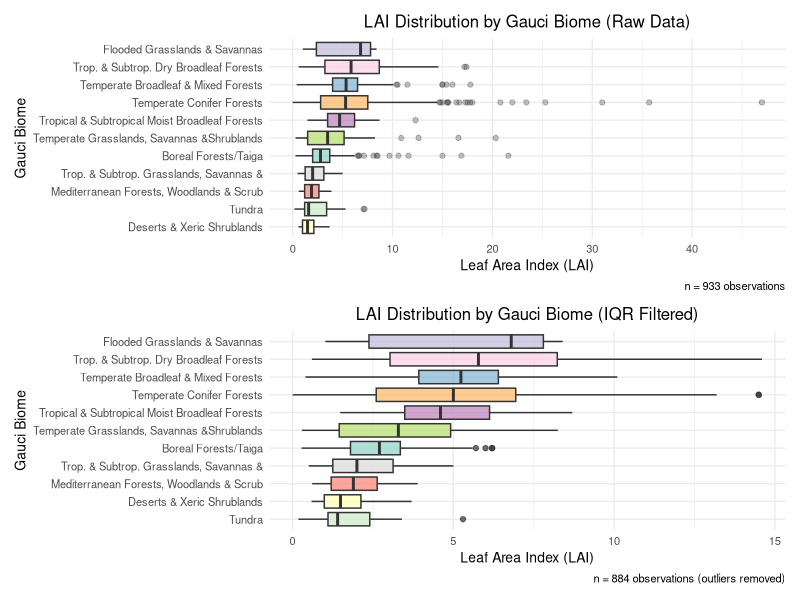
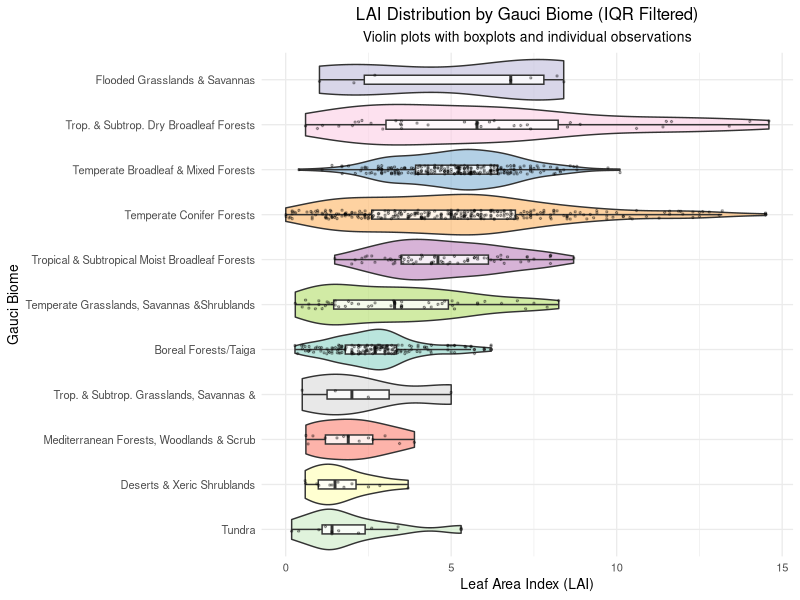
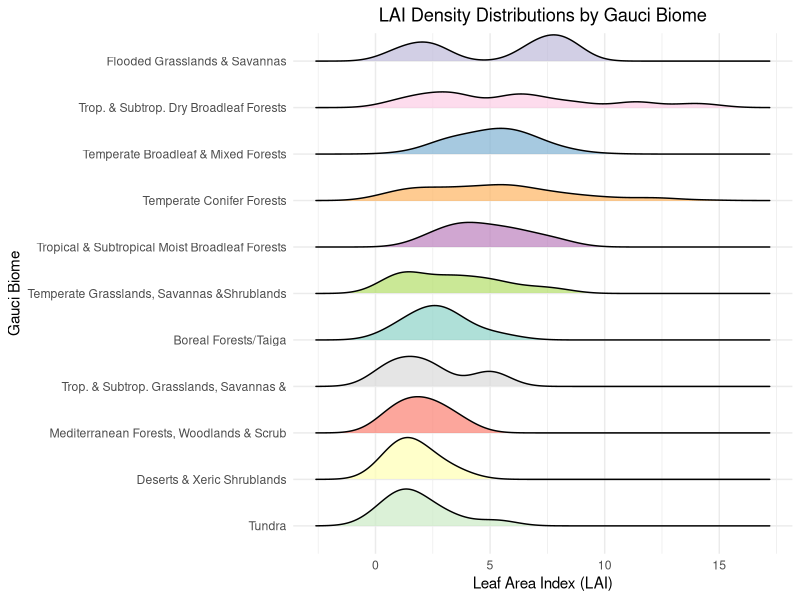
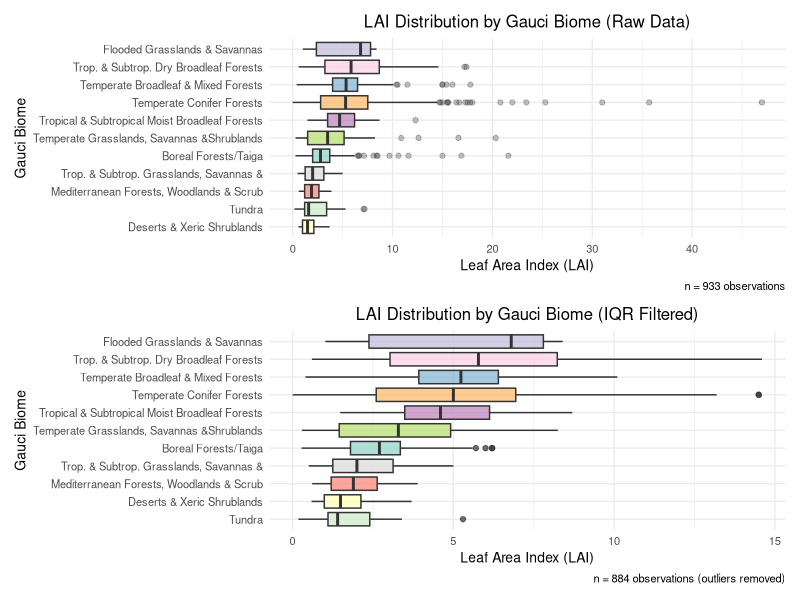
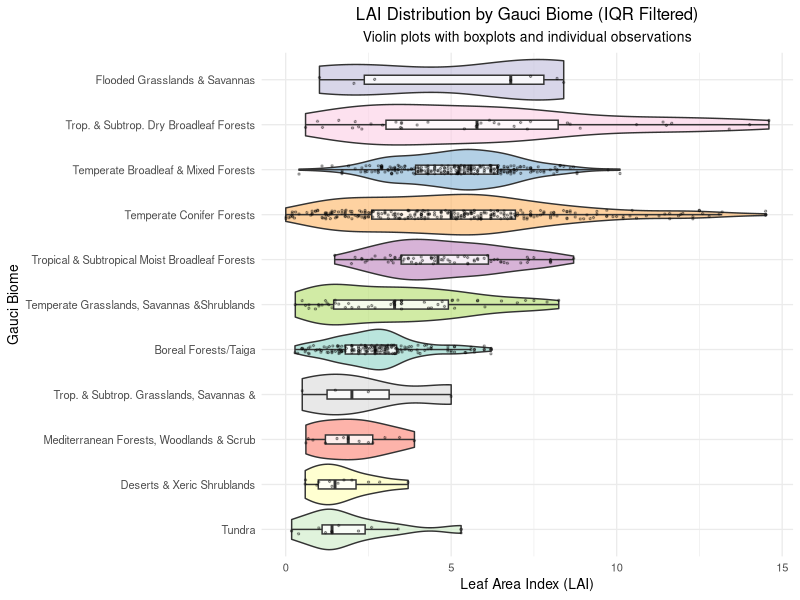
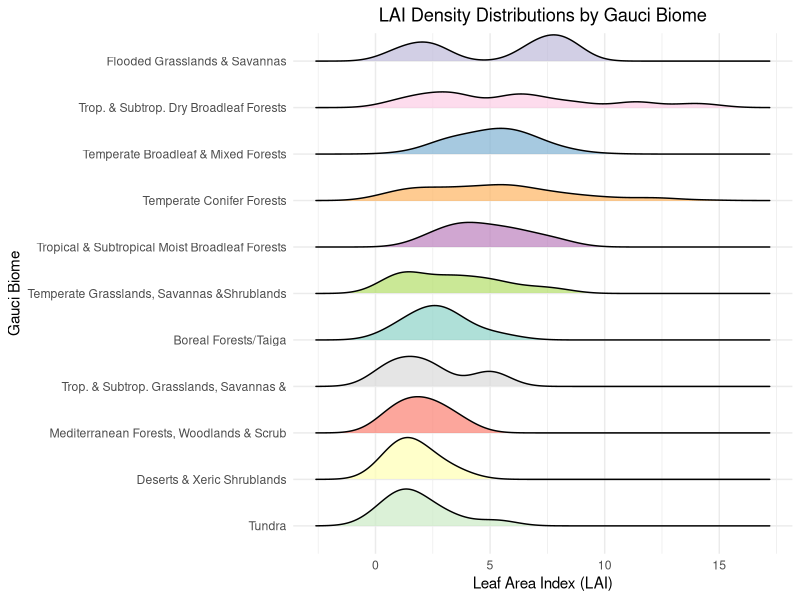

R code for these plots, in order:
# =============================================================================
# LAI Analysis: IQR Filtering, Distributions, and Spatial Mapping
# 
# Purpose: Analyze LAI data by Gauci biomes with outlier filtering and visualization
# Input: lai_data_with_gauci_mapping.csv (from previous biome mapping script)
# 
# Author: [Author Name]
# Date: [Date]
# Version: 1.0
# =============================================================================

# CHANGED: Set working directory relative to script location
setwd(dirname(rstudioapi::getActiveDocumentContext()$path))
setwd("..")  # Go to project root

# Load required packages
required_packages <- c("dplyr", "readr", "ggplot2", "sf", "viridis", "scales", 
                       "stringr", "forcats", "patchwork", "RColorBrewer")

for (pkg in required_packages) {
  if (!require(pkg, character.only = TRUE)) {
    install.packages(pkg)
    library(pkg, character.only = TRUE)
  }
}

# Set options for reproducible output
set.seed(42)
options(stringsAsFactors = FALSE, scipen = 999)

# Turn off spherical geometry
sf_use_s2(FALSE)

# =============================================================================
# 1. DATA LOADING
# =============================================================================

cat("Loading mapped LAI dataset...\n")

# Check if mapped data exists
# CHANGED: Use relative path to outputs folder
if (!file.exists("data/outputs/lai_data_with_gauci_mapping.csv")) {
  stop("Mapped LAI data not found. Please run the biome mapping script first.")
}

lai_mapped <- read_csv("data/outputs/lai_data_with_gauci_mapping.csv", show_col_types = FALSE)

cat(sprintf("Loaded %d records with Gauci biome mappings\n", nrow(lai_mapped)))

# Remove ambiguous classifications for analysis
lai_classified <- lai_mapped %>%
  filter(gauci_biome != "ambiguous" & !is.na(LAI)) %>%
  mutate(
    gauci_biome = factor(gauci_biome),
    LAI_numeric = as.numeric(LAI)
  ) %>%
  filter(!is.na(LAI_numeric) & LAI_numeric > 0)  # Remove invalid LAI values

cat(sprintf("Analyzing %d records with valid LAI and biome classifications\n", nrow(lai_classified)))

# =============================================================================
# 2. IQR FILTERING BY BIOME
# =============================================================================

cat("\nApplying IQR filtering within each biome...\n")

# Calculate IQR bounds for each biome
lai_with_bounds <- lai_classified %>%
  group_by(gauci_biome) %>%
  mutate(
    q1 = quantile(LAI_numeric, 0.25, na.rm = TRUE),
    q3 = quantile(LAI_numeric, 0.75, na.rm = TRUE),
    iqr = q3 - q1,
    lower_bound = q1 - 1.5 * iqr,
    upper_bound = q3 + 1.5 * iqr,
    is_outlier = LAI_numeric < lower_bound | LAI_numeric > upper_bound,
    outlier_type = case_when(
      LAI_numeric < lower_bound ~ "Low outlier",
      LAI_numeric > upper_bound ~ "High outlier", 
      TRUE ~ "Within IQR"
    )
  ) %>%
  ungroup()

# Create filtered dataset (IQR only)
lai_iqr_filtered <- lai_with_bounds %>%
  filter(!is_outlier)

# Summary of filtering
outlier_summary <- lai_with_bounds %>%
  group_by(gauci_biome) %>%
  summarise(
    total = n(),
    within_iqr = sum(!is_outlier),
    low_outliers = sum(outlier_type == "Low outlier"),
    high_outliers = sum(outlier_type == "High outlier"),
    percent_kept = round(100 * within_iqr / total, 1),
    .groups = "drop"
  )

cat("\nOutlier filtering summary by biome:\n")
print(outlier_summary)

# =============================================================================
# 3. STATISTICAL SUMMARIES
# =============================================================================

# Raw data statistics
stats_raw <- lai_classified %>%
  group_by(gauci_biome) %>%
  summarise(
    n = n(),
    mean_lai = round(mean(LAI_numeric, na.rm = TRUE), 2),
    sd_lai = round(sd(LAI_numeric, na.rm = TRUE), 2),
    median_lai = round(median(LAI_numeric, na.rm = TRUE), 2),
    q25 = round(quantile(LAI_numeric, 0.25, na.rm = TRUE), 2),
    q75 = round(quantile(LAI_numeric, 0.75, na.rm = TRUE), 2),
    min_lai = round(min(LAI_numeric, na.rm = TRUE), 2),
    max_lai = round(max(LAI_numeric, na.rm = TRUE), 2),
    .groups = "drop"
  ) %>%
  arrange(desc(median_lai))

# IQR-filtered statistics
stats_iqr <- lai_iqr_filtered %>%
  group_by(gauci_biome) %>%
  summarise(
    n = n(),
    mean_lai = round(mean(LAI_numeric, na.rm = TRUE), 2),
    sd_lai = round(sd(LAI_numeric, na.rm = TRUE), 2),
    median_lai = round(median(LAI_numeric, na.rm = TRUE), 2),
    q25 = round(quantile(LAI_numeric, 0.25, na.rm = TRUE), 2),
    q75 = round(quantile(LAI_numeric, 0.75, na.rm = TRUE), 2),
    min_lai = round(min(LAI_numeric, na.rm = TRUE), 2),
    max_lai = round(max(LAI_numeric, na.rm = TRUE), 2),
    .groups = "drop"
  ) %>%
  arrange(desc(median_lai))

cat("\nRAW DATA STATISTICS:\n")
print(stats_raw)

cat("\nIQR-FILTERED STATISTICS:\n")
print(stats_iqr)

# =============================================================================
# 4. DISTRIBUTION PLOTS
# =============================================================================

cat("\nCreating distribution plots...\n")

# Custom color palette for biomes
biome_colors <- RColorBrewer::brewer.pal(12, "Set3")
if (length(unique(lai_classified$gauci_biome)) > 12) {
  biome_colors <- rainbow(length(unique(lai_classified$gauci_biome)))
}

# Box plots - Raw vs IQR filtered
p1 <- ggplot(lai_classified, aes(x = fct_reorder(gauci_biome, LAI_numeric, median), y = LAI_numeric)) +
  geom_boxplot(aes(fill = gauci_biome), alpha = 0.7, outlier.alpha = 0.3) +
  scale_fill_manual(values = biome_colors) +
  coord_flip() +
  labs(
    title = "LAI Distribution by Gauci Biome (Raw Data)",
    x = "Gauci Biome",
    y = "Leaf Area Index (LAI)",
    caption = paste("n =", nrow(lai_classified), "observations")
  ) +
  theme_minimal(base_size = 10) +
  theme(
    legend.position = "none",
    axis.text.y = element_text(size = 8),
    plot.title = element_text(size = 12, hjust = 0.5)
  )

p2 <- ggplot(lai_iqr_filtered, aes(x = fct_reorder(gauci_biome, LAI_numeric, median), y = LAI_numeric)) +
  geom_boxplot(aes(fill = gauci_biome), alpha = 0.7) +
  scale_fill_manual(values = biome_colors) +
  coord_flip() +
  labs(
    title = "LAI Distribution by Gauci Biome (IQR Filtered)",
    x = "Gauci Biome", 
    y = "Leaf Area Index (LAI)",
    caption = paste("n =", nrow(lai_iqr_filtered), "observations (outliers removed)")
  ) +
  theme_minimal(base_size = 10) +
  theme(
    legend.position = "none",
    axis.text.y = element_text(size = 8),
    plot.title = element_text(size = 12, hjust = 0.5)
  )

# Combine plots
combined_boxplots <- p1 / p2
print(combined_boxplots)

# Save boxplots
# CHANGED: Save to outputs folder
ggsave("data/outputs/lai_distributions_by_biome.png", combined_boxplots, 
       width = 12, height = 10, dpi = 300, bg = "white")

# Violin plots with points
p3 <- ggplot(lai_iqr_filtered, aes(x = fct_reorder(gauci_biome, LAI_numeric, median), y = LAI_numeric)) +
  geom_violin(aes(fill = gauci_biome), alpha = 0.6, scale = "width") +
  geom_boxplot(width = 0.2, alpha = 0.8, outlier.size = 0.5) +
  geom_jitter(width = 0.1, alpha = 0.3, size = 0.5) +
  scale_fill_manual(values = biome_colors) +
  coord_flip() +
  labs(
    title = "LAI Distribution by Gauci Biome (IQR Filtered)",
    subtitle = "Violin plots with boxplots and individual observations",
    x = "Gauci Biome",
    y = "Leaf Area Index (LAI)"
  ) +
  theme_minimal(base_size = 10) +
  theme(
    legend.position = "none",
    axis.text.y = element_text(size = 8),
    plot.title = element_text(size = 12, hjust = 0.5),
    plot.subtitle = element_text(size = 10, hjust = 0.5)
  )

print(p3)
# CHANGED: Save to outputs folder
ggsave("data/outputs/lai_violin_plots_by_biome.png", p3, width = 12, height = 8, dpi = 300, bg = "white")

# Density ridges plot
if (require(ggridges)) {
  p4 <- ggplot(lai_iqr_filtered, aes(x = LAI_numeric, y = fct_reorder(gauci_biome, LAI_numeric, median))) +
    geom_density_ridges(aes(fill = gauci_biome), alpha = 0.7, scale = 0.9) +
    scale_fill_manual(values = biome_colors) +
    labs(
      title = "LAI Density Distributions by Gauci Biome",
      x = "Leaf Area Index (LAI)",
      y = "Gauci Biome"
    ) +
    theme_minimal() +
    theme(
      legend.position = "none",
      plot.title = element_text(hjust = 0.5)
    )
  
  print(p4)
  # CHANGED: Save to outputs folder
  ggsave("data/outputs/lai_density_ridges_by_biome.png", p4, width = 10, height = 8, dpi = 300, bg = "white")
}

# =============================================================================
# 6. SUMMARY STATISTICS TABLE
# =============================================================================

# Create comprehensive summary table
summary_table <- stats_iqr %>%
  left_join(
    outlier_summary %>% select(gauci_biome, total, percent_kept),
    by = "gauci_biome"
  ) %>%
  arrange(desc(median_lai)) %>%
  mutate(
    Range = paste0(min_lai, " - ", max_lai)
  ) %>%
  select(
    `Gauci Biome` = gauci_biome,
    `n (filtered)` = n,
    `n (total)` = total,
    `% kept` = percent_kept,
    `Mean LAI` = mean_lai,
    `Median LAI` = median_lai,
    `SD LAI` = sd_lai,
    `Q25` = q25,
    `Q75` = q75,
    Range
  )

cat("\nCOMPREHENSIVE LAI SUMMARY BY BIOME:\n")
print(summary_table)

# =============================================================================
# 7. EXPORT RESULTS
# =============================================================================

# Save datasets
# CHANGED: Save all outputs to outputs folder
write_csv(lai_iqr_filtered, "data/outputs/lai_data_iqr_filtered.csv")
write_csv(stats_raw, "data/outputs/lai_statistics_raw.csv") 
write_csv(stats_iqr, "data/outputs/lai_statistics_iqr_filtered.csv")
write_csv(summary_table, "data/outputs/lai_comprehensive_summary.csv")

if (exists("biome_summary_table")) {
  write_csv(biome_summary_table, "data/outputs/lai_by_biome_summary.csv")
}

cat("\n")
cat(paste(rep("=", 50), collapse = ""))
cat("\n")
cat("ANALYSIS COMPLETE!\n")
cat(paste(rep("=", 50), collapse = ""))
cat("\n")

cat("\nFiles created:\n")
cat("- lai_distributions_by_biome.png\n")
cat("- lai_violin_plots_by_biome.png\n")
if (require(ggridges)) cat("- lai_density_ridges_by_biome.png\n")
cat("- Multiple CSV summary files\n")

cat("\nSummary:\n")
cat(sprintf("- Analyzed %d LAI observations across %d Gauci biomes\n", 
            nrow(lai_classified), length(unique(lai_classified$gauci_biome))))
cat(sprintf("- IQR filtering retained %.1f%% of observations\n", 
            100 * nrow(lai_iqr_filtered) / nrow(lai_classified)))

# Session info
cat("\n")
cat(paste(rep("=", 30), collapse = ""))
cat("\n")
cat("SESSION INFO\n")
cat(paste(rep("=", 30), collapse = ""))
cat("\n")
print(sessionInfo())
